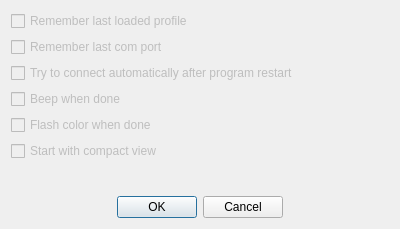
<?xml version="1.0" encoding="UTF-8"?>
<ui version="4.0">
 <class>Settings</class>
 <widget class="QDialog" name="Settings">
  <property name="geometry">
   <rect>
    <x>0</x>
    <y>0</y>
    <width>400</width>
    <height>229</height>
   </rect>
  </property>
  <property name="windowTitle">
   <string>Settings</string>
  </property>
  <layout class="QVBoxLayout" name="verticalLayout_2">
   <item>
    <layout class="QVBoxLayout" name="verticalLayout">
     <item>
      <widget class="QCheckBox" name="check_remember_last_loaded_profile">
       <property name="enabled">
        <bool>false</bool>
       </property>
       <property name="text">
        <string>Remember last loaded profile</string>
       </property>
      </widget>
     </item>
     <item>
      <widget class="QCheckBox" name="check_remember_last_com_port">
       <property name="enabled">
        <bool>false</bool>
       </property>
       <property name="text">
        <string>Remember last com port</string>
       </property>
      </widget>
     </item>
     <item>
      <widget class="QCheckBox" name="check_auto_connect_after_restart">
       <property name="enabled">
        <bool>false</bool>
       </property>
       <property name="text">
        <string>Try to connect automatically after program restart</string>
       </property>
      </widget>
     </item>
     <item>
      <widget class="QCheckBox" name="check_beep_when_done">
       <property name="enabled">
        <bool>false</bool>
       </property>
       <property name="text">
        <string>Beep when done</string>
       </property>
      </widget>
     </item>
     <item>
      <widget class="QCheckBox" name="check_flash_when_done">
       <property name="enabled">
        <bool>false</bool>
       </property>
       <property name="text">
        <string>Flash color when done</string>
       </property>
      </widget>
     </item>
     <item>
      <widget class="QCheckBox" name="check_start_compact">
       <property name="enabled">
        <bool>false</bool>
       </property>
       <property name="text">
        <string>Start with compact view</string>
       </property>
      </widget>
     </item>
    </layout>
   </item>
   <item>
    <spacer name="verticalSpacer">
     <property name="orientation">
      <enum>Qt::Vertical</enum>
     </property>
     <property name="sizeHint" stdset="0">
      <size>
       <width>20</width>
       <height>39</height>
      </size>
     </property>
    </spacer>
   </item>
   <item>
    <widget class="QDialogButtonBox" name="buttonBox">
     <property name="orientation">
      <enum>Qt::Horizontal</enum>
     </property>
     <property name="standardButtons">
      <set>QDialogButtonBox::Cancel|QDialogButtonBox::Ok</set>
     </property>
     <property name="centerButtons">
      <bool>true</bool>
     </property>
    </widget>
   </item>
  </layout>
 </widget>
 <resources/>
 <connections>
  <connection>
   <sender>buttonBox</sender>
   <signal>accepted()</signal>
   <receiver>Settings</receiver>
   <slot>accept()</slot>
   <hints>
    <hint type="sourcelabel">
     <x>248</x>
     <y>254</y>
    </hint>
    <hint type="destinationlabel">
     <x>157</x>
     <y>274</y>
    </hint>
   </hints>
  </connection>
  <connection>
   <sender>buttonBox</sender>
   <signal>rejected()</signal>
   <receiver>Settings</receiver>
   <slot>reject()</slot>
   <hints>
    <hint type="sourcelabel">
     <x>316</x>
     <y>260</y>
    </hint>
    <hint type="destinationlabel">
     <x>286</x>
     <y>274</y>
    </hint>
   </hints>
  </connection>
 </connections>
</ui>
